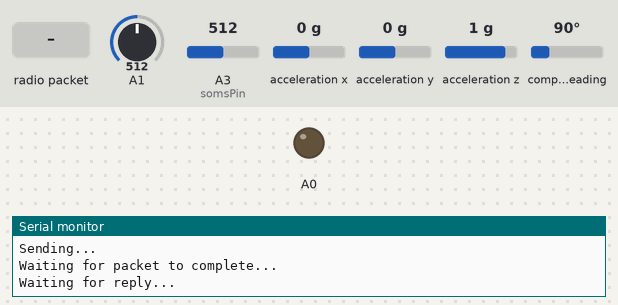
Bench run of a sketch on a simulated Arduino Mega 2560, built with avr-gcc and run on an emulated ATmega2560. Parts: output pins drawn as LEDs (lit = HIGH), the last lines printed to the serial monitor. The test bench sets the inputs (shaded band); at power-on: A1 = 512, A3 (somsPin) = 512, acceleration x 0 g, acceleration y 0 g, acceleration z 1 g, compass heading 90°. Random numbers use the default seed unless the sketch sets one; no radio packets arrive unless stated; pins used as bus, display or sensor lines are not drawn.

Above: at 7.7 s.
7.8 s: radio packet "1" arrives
9.3 s: A1 set to 716
12.9 s: radio packet "0" arrives
14.4 s: A1 set to 992
At 29.7 s:
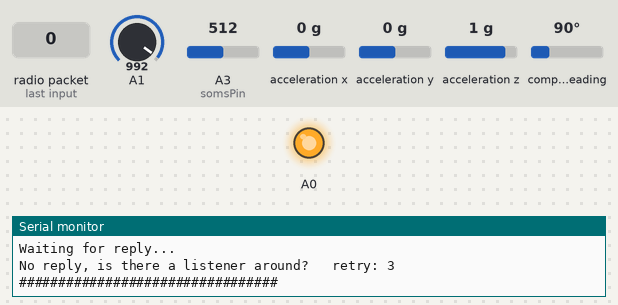
Timing chart, 0 to 30.6 s (numbered marks = the images above; inputs shaded):
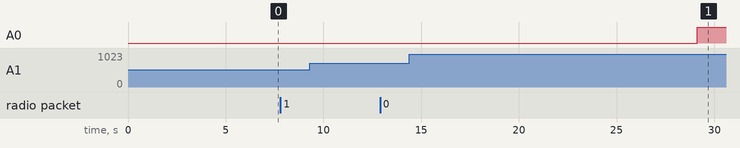

The sketch:

tilt_soms_900mhz.ino
```cpp
//#include <avr/dtostrf.h>

//lib required #includes
#include <Adafruit_Sensor.h>
#include <Adafruit_BNO055.h>
#include <utility/imumaths.h>
#include <Wire.h>
#include <SPI.h>
#include <RH_RF95.h>

// for feather32u4
#define RFM95_CS 8
#define RFM95_RST 4
#define RFM95_INT 7
#define RF95_FREQ 915.0

#define SENSEID "18"
#define AREA "BCM"
// PLI - 10 - 12 Palayan Interface
// PRS - 13 - 15
// LRD - 16 - 18 Loop Road
#define SITE "LRD"
#define terminator "$"

#define VBATPIN A9
#define somsPin A3

#define SEND_RETRY_LIMIT 3

//lib required #define and global variable declarations
#define BNO055_SAMPLERATE_DELAY_MS (100)

Adafruit_BNO055 bno = Adafruit_BNO055();

int AXLadr = 0x28;

RH_RF95 rf95(RFM95_CS, RFM95_INT); // Singleton instance of the radio driver

int16_t packetnum = 0;  // packet counter, we increment per xmission

void setup(void){
  Serial.begin(9600);
  delay(2000);
  Serial.print(AREA);Serial.print("-");
  Serial.print(SITE); Serial.print("-");
  Serial.println(SENSEID);

  if(!bno.begin())
  {
    Serial.print("No BNO055 detected ... Check your wiring or I2C ADDR!");
  }

  delay(1000);

  pinMode(somsPin,INPUT);

  /*
  int8_t temp = bno.getTemp();
  Serial.print("Current Temperature: ");
  Serial.print(temp);
  Serial.println(" C");
  Serial.println("");
  */

  bno.setExtCrystalUse(true);
  //Start rx
  pinMode(RFM95_RST, OUTPUT);
  digitalWrite(RFM95_RST, HIGH);

  delay(100);

  Serial.println("Feather LoRa TX Test!");

  // manual reset
  digitalWrite(RFM95_RST, LOW);
  delay(10);
  digitalWrite(RFM95_RST, HIGH);
  delay(10);

  while (!rf95.init()) {
    Serial.println("LoRa radio init failed");
    while (1);
  }
  Serial.println("LoRa radio init OK!");

  // Defaults after init are 434.0MHz, modulation GFSK_Rb250Fd250, +13dbM
  if (!rf95.setFrequency(RF95_FREQ)) {
    Serial.println("setFrequency failed");
  }
  Serial.print("Set Freq to: "); Serial.println(RF95_FREQ);

  rf95.setTxPower(23, false);

  Serial.println("done initializing......\n");
  randomSeed(analogRead(1));
  delay(random(3000,4000));
  blinkled();
  Serial.println("done setup");
}

struct imu_data{
  float axl_x;
  float axl_y;
  float axl_z;
  float mgr_x;
  float mgr_y;
  float mgr_z;
  float temp;
} struct_imu_data;

struct lgr_data{
  float vol;
  float cur;
  float soms1;
  float soms2;
  float soms3;
} struct_lgr_data;

void loop(void)
{
  Serial.println("begin loop");

  struct imu_data imu = get_data_imu();
  struct lgr_data lgr = get_data_lgr();

  char line1[50] = AREA;//axl gravity
  char line2[50] = AREA;//axl mag
  char line3[44] = AREA;//ina power + soms

  //build/parse the line packets

  buildLineAXL(line1,imu);
  buildLineMGR(line2,imu);
  buildLineSMS(line3,lgr);

  //transmit data
  sendLine(line1,50,1);
  sendLine(line2,50,2);
  sendLine(line3,50,3);

  Serial.println("#################################");
  pinMode(A0,OUTPUT);
  delay(1000);
  digitalWrite(A0,HIGH);
  delay(1000);
}

struct imu_data get_data_imu(){

  struct imu_data dt;

  imu::Vector<3> grvty = bno.getVector(Adafruit_BNO055::VECTOR_GRAVITY);
  imu::Vector<3> mgntr = bno.getVector(Adafruit_BNO055::VECTOR_MAGNETOMETER);

  dt.axl_x = grvty.x()/9.8;
  dt.axl_y = grvty.y()/9.8;
  dt.axl_z = grvty.z()/9.8;

  dt.mgr_x = mgntr.x()/9.8;
  dt.mgr_y = mgntr.y()/9.8;
  dt.mgr_z = mgntr.z()/9.8;

  return dt;
}

struct lgr_data get_data_lgr(){
  struct lgr_data dt;

  dt.vol = get_bat_vol();
  dt.cur = get_cur();
  dt.soms1 = get_soms_VWC(somsPin);

  return dt;
}

float get_bat_vol(){

  float measuredvbat = analogRead(VBATPIN);
  measuredvbat *= 2;    // we divided by 2, so multiply back
  measuredvbat *= 3.3;  // Multiply by 3.3V, our reference voltage
  measuredvbat /= 1024; // convert to voltage
  Serial.print("VBat: " ); Serial.println(measuredvbat);

  return measuredvbat;
}

//calibration equation from reference paper
// paper also averaged soms readings ( 10 samples )
float get_soms_VWC(int pin) {
  float somsADC = 0.0;
  float soms_avg_vwc = 0.0;
  float somsVWC = 0.0;

  for (int i=0;i <= 9 ;i++) {
    somsADC = analogRead(pin);
    somsVWC = (0.004*somsADC) - 0.4839;
    soms_avg_vwc = soms_avg_vwc + somsVWC;
    delay(10);
  }

  soms_avg_vwc = (soms_avg_vwc / 10.0);

  return soms_avg_vwc;
}

float get_cur(){
  return 0.0;
}

void buildID(char* line,char* sensor){
  strcat(line,"-");
  strcat(line,SITE);
  strcat(line,"-");
  strcat(line,sensor);
  strcat(line,SENSEID);
  strcat(line,terminator);
}

void sendLine(char* line,int inLen,int blinks){
  uint8_t buf[RH_RF95_MAX_MESSAGE_LEN];
  uint8_t  len = sizeof(buf);
  int retry = 0;
  do{
    randomSeed(analogRead(1));
    int del = random(1000,2000);
    Serial.print("..........................................");
    Serial.println(del);
    for(int i=0;i<blinks;i++)blinkled();

    Serial.print("Sending "); Serial.println(line);
    Serial.println("Sending...");
    delay(10);
    rf95.send((uint8_t *)line, inLen);

    Serial.println("Waiting for packet to complete...");
    delay(10);
    rf95.waitPacketSent();

    // Now wait for a reply
    Serial.println("Waiting for reply...");
    if (rf95.waitAvailableTimeout(del))
    {
      // Should be a reply message for us now
      if (rf95.recv(buf, &len))
     {
        Serial.print("Got reply: ");
        Serial.println((char*)buf);
        Serial.print("RSSI: ");
        Serial.println(rf95.lastRssi(), DEC);
      }
      else
      {
        Serial.println("Receive failed");
      }
    }
    else
    {
      retry++;
      Serial.print("No reply, is there a listener around?");
      Serial.print("\t retry: ");
      Serial.println(retry);

    }
  }while(strcmp((char*)buf,"ACK") && (retry < SEND_RETRY_LIMIT));
}

void buildLineAXL(char* line, struct imu_data dt){
  char sensorType[4] = "AXL";
  char tmpString[5];
  buildID(line,sensorType);

  assignNull(tmpString);

  dtostrf(dt.axl_x,5,4,tmpString);
  strcat(line,tmpString);
  strcat(line,",");

  dtostrf(dt.axl_y,5,4,tmpString);
  strcat(line,tmpString);
  strcat(line,",");

  dtostrf(dt.axl_z,5,4,tmpString);
  strcat(line,tmpString);

  Serial.println(line);
}

void buildLineMGR(char* line, struct imu_data dt){
  char sensorType[4] = "MGR";
  char tmpString[5];
  buildID(line,sensorType);

  assignNull(tmpString);

  dtostrf(dt.mgr_x,5,4,tmpString);
  strcat(line,tmpString);
  strcat(line,",");

  dtostrf(dt.mgr_y,5,4,tmpString);
  strcat(line,tmpString);
  strcat(line,",");

  dtostrf(dt.mgr_z,5,4,tmpString);
  strncat(line,tmpString,5);

  Serial.println(line);
}

void buildLineSMS(char* line, struct lgr_data dt){
  char sensorType[4] = "SMS";
  char tmpString[5];
  buildID(line,"SMS");

  assignNull(tmpString);

  dtostrf(dt.vol,5,4,tmpString);
  strcat(line,tmpString);
  strcat(line,",");

  dtostrf(dt.cur,5,4,tmpString);
  strcat(line,tmpString);
  strcat(line,",");

  dtostrf(dt.soms1,5,4,tmpString);
  strncat(line,tmpString,5);

  Serial.println(line);
}

void buildLineOth(char* line, float vx, float vy, float vz){
  char fltString[4];assignNull(fltString);

  //line parsing
  // strcat(line,sensorid);
  // strcat(line,";");
  buildID(line,"SMS");

  strcat(line,"vol:");
  dtostrf(vx,6,3,fltString);
  strcat(line,fltString);
  strcat(line,";");

  strcat(line,"cur:");
  dtostrf(vy,6,3,fltString);
  strcat(line,fltString);
  strcat(line,",");

  strcat(line,"som:");
  dtostrf(vz,5,4,fltString);
  strcat(line,fltString);

  Serial.println(line);
}

void blinkled(){
  digitalWrite(LED_BUILTIN, HIGH);   // turn the LED on (HIGH is the voltage level)
  delay(100);                       // wait for a second
  digitalWrite(LED_BUILTIN, LOW);    // turn the LED off by making the voltage LOW
  delay(100);                       // wait for a second
}

void assignNull(char* txt){
  for(int i=0;i<strlen(txt);i++){
    txt[i] = '\0';
  }
}
```

Measured:
- after the input at 14.4 s, A0: LOW → HIGH after 14.7 s
